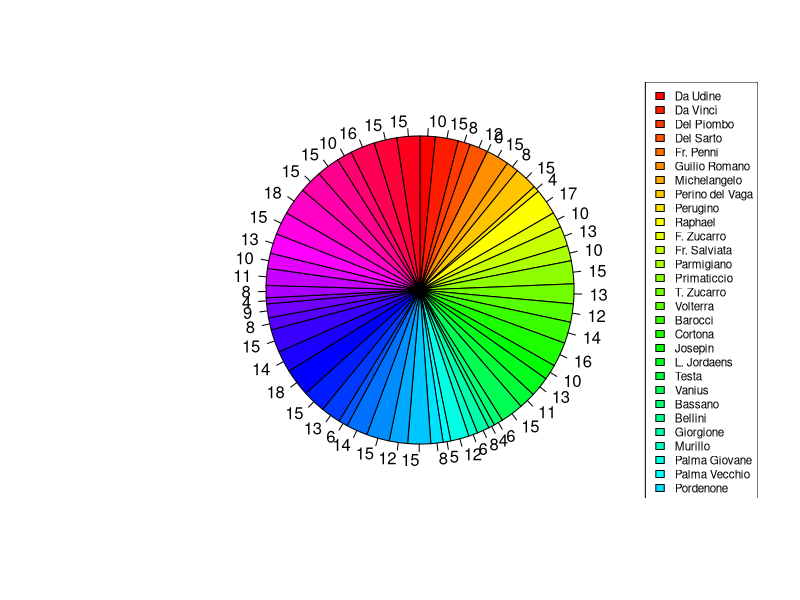

The R script that drew this image:
library(MASS)
print(class(painters$Composition))
pie(painters$Composition,
    col=rainbow(length(painters$Composition)),
    clockwise = TRUE,
    labels = painters$Composition)
legend("topright",
       rownames(painters),
       cex = 0.7,
       fill = rainbow(length(painters$Composition)))
